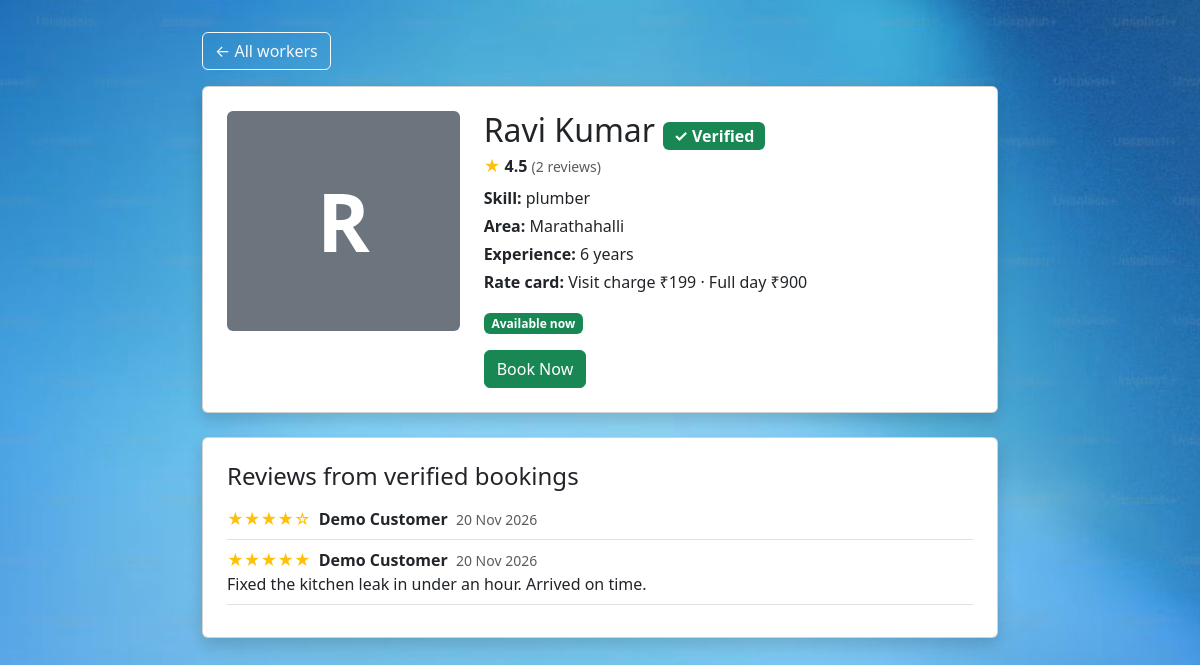
Screenshot of /worker/10/ with the database file from the repository.
### workers/models.py (models this page shows, shortened)
class Worker(models.Model):
    name = models.CharField(max_length=100)
    skill = models.CharField(max_length=100)
    phone = models.CharField(max_length=10)
    address = models.TextField()
    area = models.CharField(max_length=100, blank=True, default='')
    aadhaar = models.CharField(max_length=12)
    experience = models.IntegerField()
    visit_charge = models.PositiveIntegerField(null=True, blank=True)
    day_rate = models.PositiveIntegerField(null=True, blank=True)
    available = models.BooleanField(default=True)
    available_now = models.BooleanField(default=False)
    verified = models.BooleanField(default=False)
    image = models.ImageField(upload_to='workers/', null=True, blank=True)

class Review(models.Model):
    booking = models.OneToOneField(Booking, on_delete=models.CASCADE, related_name='review')
    worker = models.ForeignKey(Worker, on_delete=models.CASCADE, related_name='reviews')
    customer = models.ForeignKey('users.Register', on_delete=models.CASCADE, related_name='reviews')
    rating = models.PositiveSmallIntegerField(
        validators=[MinValueValidator(1), MaxValueValidator(5)]
    )
    comment = models.TextField(blank=True)
    created_at = models.DateTimeField(default=timezone.now, editable=False)

### users/models.py (models this page shows, shortened)
class Register(models.Model):
    name = models.CharField(max_length=100)
    email = models.EmailField()
    password = models.CharField(max_length=128)

### workers/views.py (the view)
# urls.py: path('worker/<int:pk>/', worker_detail, name='worker_detail'),
def worker_detail(request, pk):
    worker = get_object_or_404(_rated_workers(), pk=pk)
    reviews = worker.reviews.select_related('customer').order_by('-created_at')
    return render(request, 'worker_detail.html', {'worker': worker, 'reviews': reviews})

### workers/views.py (called while the page is built)
def _rated_workers():
    return Worker.objects.annotate(
        avg_rating=Avg('reviews__rating'), review_count=Count('reviews')
    )

### templates/worker_detail.html (shortened to what this page needs)
{% load static %}
<!DOCTYPE html>
<html lang="en">
<head>
    <link href="https://cdn.jsdelivr.net/npm/bootstrap@5.3.7/dist/css/bootstrap.min.css" rel="stylesheet">
</head>
<body>
<div class="container" style="max-width: 820px">
    <a href="/workers/" class="btn btn-outline-light mb-3">&larr; All workers</a>
    <div class="card shadow p-4 mb-4">
        <div class="row g-4">
            <div class="col-md-4">
                {% if worker.image %}
                <img src="{{ worker.image.url }}" class="img-fluid rounded" alt="{{ worker.name }}">
                {% else %}
                <div class="d-flex align-items-center justify-content-center bg-secondary text-white display-1 fw-bold rounded"
                     style="height:220px">{{ worker.name|slice:":1"|upper }}</div>
                {% endif %}
            </div>
            <div class="col-md-8">
                <h2 class="mb-1">
                    {{ worker.name }}
                    {% if worker.verified %}<span class="badge bg-success fs-6" title="ID checked by admin">&#10003; Verified</span>{% endif %}
                </h2>
                <p class="mb-2">
                    {% if worker.review_count %}
                    <span class="text-warning">&#9733;</span> <b>{{ worker.avg_rating|floatformat:1 }}</b>
                    <small class="text-muted">({{ worker.review_count }} review{{ worker.review_count|pluralize }})</small>
                    {% else %}
                    <small class="text-muted">No reviews yet</small>
                    {% endif %}
                </p>
                <p class="mb-1"><b>Skill:</b> {{ worker.skill }}</p>
                {% if worker.area %}<p class="mb-1"><b>Area:</b> {{ worker.area }}</p>{% endif %}
                <p class="mb-1"><b>Experience:</b> {{ worker.experience }} years</p>
                <p class="mb-3">
                    <b>Rate card:</b>
                    {% if worker.visit_charge %}Visit charge &#8377;{{ worker.visit_charge }}{% endif %}
                    {% if worker.visit_charge and worker.day_rate %} &middot; {% endif %}
                    {% if worker.day_rate %}Full day &#8377;{{ worker.day_rate }}{% endif %}
                </p>
                <p class="mb-3">
                    {% if not worker.available %}<span class="badge bg-danger">Not available</span>
                    {% elif worker.available_now %}<span class="badge bg-success">Available now</span>
                    {% else %}<span class="badge bg-info text-dark">Available by appointment</span>{% endif %}
                </p>
                <a href="/book/{{ worker.id }}/"
                   class="btn btn-success{% if not worker.available %} disabled{% endif %}">Book Now</a>
            </div>
        </div>
    </div>
    <div class="card shadow p-4">
        <h4 class="mb-3">Reviews from verified bookings</h4>
        {% for r in reviews %}
        <div class="border-bottom pb-2 mb-2">
            <span class="text-warning">{% for i in "12345" %}{% if forloop.counter <= r.rating %}&#9733;{% else %}&#9734;{% endif %}{% endfor %}</span>
            <b class="ms-1">{{ r.customer.name }}</b>
            <small class="text-muted ms-1">{{ r.created_at|date:"d M Y" }}</small>
            {% if r.comment %}<p class="mb-0">{{ r.comment }}</p>{% endif %}
        </div>
        {% empty %}
        <p class="text-muted mb-0">No reviews yet. Only customers with a completed job can review.</p>
        {% endfor %}
    </div>
</div>
</body>
</html>

### rows the page displays
Worker: name "R", name "Ravi Kumar", avg_rating "4.5", review_count "2", skill "plumber", area "Marathahalli", experience "6", visit_charge "199", day_rate "900"
Review: rating 4 (drawn), customer.name "Demo Customer", created_at "20 Nov 2026"
Review: rating 5 (drawn), customer.name "Demo Customer", created_at "20 Nov 2026", comment "Fixed the kitchen leak in under an hour. Arrived on time."
